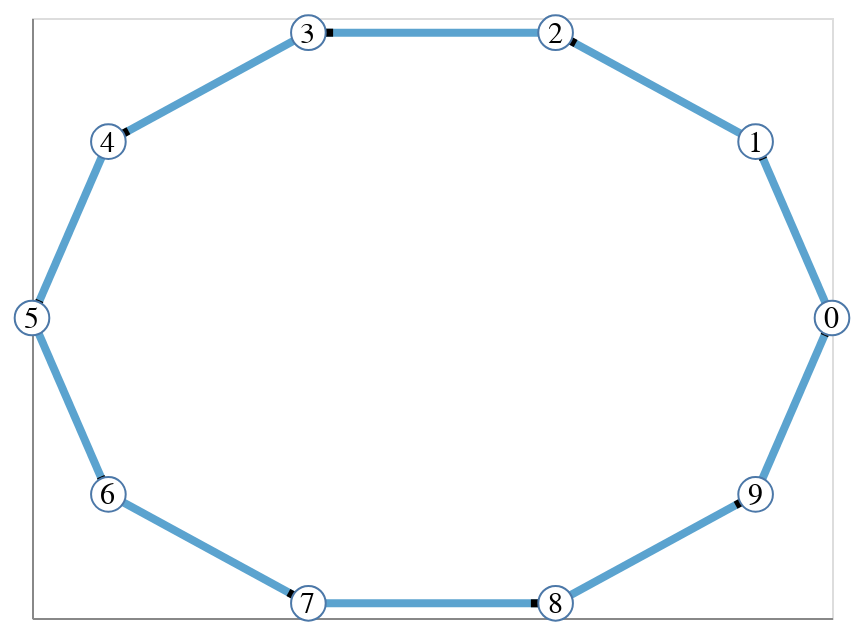

Here is the notebook cell this chart was saved with:
### Code cell
import networkx as nx
import nx_altair as nxa
def DGraph(G, pos=None):
  if not isinstance(G, nx.DiGraph):
    G = nx.DiGraph(G)

  if pos is None:
    pos = nx.drawing.layout.circular_layout(G)
  
  nx.set_node_attributes(G, {val: val for val in list(G.nodes)}, 'labels')
  return nxa.draw_networkx(G, pos, edge_color = 'weight', node_label='labels', 
                           node_color = 'white', width=4.0, arrow_width=4,
                           edge_tooltip=['source', 'target', 'weight'])

DGraph(cyclic(10))

### Figure 1 — Vega-Lite specification as saved in the notebook (floating-point values rounded to 4 significant figures)
{"config": {"view": {"continuousWidth": 400, "continuousHeight": 300}}, "layer": [{"data": {"name": "data-58de46887284df4d271b6ef98693568f"}, "mark": {"type": "line", "opacity": 1, "strokeWidth": 4.0}, "encoding": {"color": {"type": "quantitative", "field": "weight", "legend": null}, "detail": {"type": "quantitative", "field": "edge"}, "tooltip": [{"type": "quantitative", "field": "source"}, {"type": "quantitative", "field": "target"}, {"type": "quantitative", "field": "weight"}], "x": {"type": "quantitative", "axis": {"grid": false, "labels": false, "ticks": false, "title": ""}, "field": "x"}, "y": {"type": "quantitative", "axis": {"grid": false, "labels": false, "ticks": false, "title": ""}, "field": "y"}}}, {"data": {"name": "data-09ba4a1a0a15a734ef7840406ca50347"}, "mark": {"type": "line", "color": "black", "opacity": 1, "strokeWidth": 4}, "encoding": {"detail": {"type": "quantitative", "field": "edge"}, "tooltip": [{"type": "quantitative", "field": "source"}, {"type": "quantitative", "field": "target"}, {"type": "quantitative", "field": "weight"}], "x": {"type": "quantitative", "axis": {"grid": false, "labels": false, "ticks": false}, "field": "x"}, "y": {"type": "quantitative", "axis": {"grid": false, "labels": false, "ticks": false}, "field": "y"}}}, {"data": {"name": "data-369475e6cbbdd6e6dfe8846dddd9f0b1"}, "mark": {"type": "point", "fill": "white", "opacity": 1, "size": 300, "strokeWidth": 1.0}, "encoding": {"x": {"type": "quantitative", "axis": {"grid": false, "labels": false, "ticks": false}, "field": "x"}, "y": {"type": "quantitative", "axis": {"grid": false, "labels": false, "ticks": false}, "field": "y"}}}, {"data": {"name": "data-369475e6cbbdd6e6dfe8846dddd9f0b1"}, "mark": {"type": "text", "baseline": "middle", "fill": "black", "size": 15}, "encoding": {"text": {"type": "quantitative", "field": "labels"}, "x": {"type": "quantitative", "axis": {"grid": false, "labels": false, "ticks": false}, "field": "x"}, "y": {"type": "quantitative", "axis": {"grid": false, "labels": false, "ticks": false}, "field": "y"}}}], "$schema": "https://vega.github.io/schema/vega-lite/v4.8.1.json", "datasets": {"data-58de46887284df4d271b6ef98693568f": [{"source": 0, "edge": 0, "y": 1.47e-08, "x": 1.0, "pair": [0, 1], "target": 1, "weight": 1}, {"source": 0, "edge": 0, "y": 0.5878, "x": 0.809, "pair": [0, 1], "target": 1, "weight": 1}, {"source": 1, "edge": 1, "y": 0.5878, "x": 0.809, "pair": [1, 2], "target": 2, "weight": 1}, {"source": 1, "edge": 1, "y": 0.9511, "x": 0.309, "pair": [1, 2], "target": 2, "weight": 1}, {"source": 2, "edge": 2, "y": 0.9511, "x": 0.309, "pair": [2, 3], "target": 3, "weight": 1}, {"source": 2, "edge": 2, "y": 0.9511, "x": -0.309, "pair": [2, 3], "target": 3, "weight": 1}, {"source": 3, "edge": 3, "y": 0.9511, "x": -0.309, "pair": [3, 4], "target": 4, "weight": 1}, {"source": 3, "edge": 3, "y": 0.5878, "x": -0.809, "pair": [3, 4], "target": 4, "weight": 1}, {"source": 4, "edge": 4, "y": 0.5878, "x": -0.809, "pair": [4, 5], "target": 5, "weight": 1}, {"source": 4, "edge": 4, "y": -7.272e-08, "x": -1.0, "pair": [4, 5], "target": 5, "weight": 1}, {"source": 5, "edge": 5, "y": -7.272e-08, "x": -1.0, "pair": [5, 6], "target": 6, "weight": 1}, {"source": 5, "edge": 5, "y": -0.5878, "x": -0.809, "pair": [5, 6], "target": 6, "weight": 1}, {"source": 6, "edge": 6, "y": -0.5878, "x": -0.809, "pair": [6, 7], "target": 7, "weight": 1}, {"source": 6, "edge": 6, "y": -0.9511, "x": -0.309, "pair": [6, 7], "target": 7, "weight": 1}, {"source": 7, "edge": 7, "y": -0.9511, "x": -0.309, "pair": [7, 8], "target": 8, "weight": 1}, {"source": 7, "edge": 7, "y": -0.9511, "x": 0.309, "pair": [7, 8], "target": 8, "weight": 1}, {"source": 8, "edge": 8, "y": -0.9511, "x": 0.309, "pair": [8, 9], "target": 9, "weight": 1}, {"source": 8, "edge": 8, "y": -0.5878, "x": 0.809, "pair": [8, 9], "target": 9, "weight": 1}, {"source": 9, "edge": 9, "y": -0.5878, "x": 0.809, "pair": [9, 0], "target": 0, "weight": 1}, {"source": 9, "edge": 9, "y": 1.47e-08, "x": 1.0, "pair": [9, 0], "target": 0, "weight": 1}], "data-09ba4a1a0a15a734ef7840406ca50347": [{"source": 0, "edge": 0, "y": 0.5878, "x": 0.809, "pair": [0, 1], "target": 1, "weight": 1}, {"source": 0, "edge": 0, "y": 0.529, "x": 0.8281, "pair": [0, 1], "target": 1, "weight": 1}, {"source": 1, "edge": 1, "y": 0.9511, "x": 0.309, "pair": [1, 2], "target": 2, "weight": 1}, {"source": 1, "edge": 1, "y": 0.9147, "x": 0.359, "pair": [1, 2], "target": 2, "weight": 1}, {"source": 2, "edge": 2, "y": 0.9511, "x": -0.309, "pair": [2, 3], "target": 3, "weight": 1}, {"source": 2, "edge": 2, "y": 0.9511, "x": -0.2472, "pair": [2, 3], "target": 3, "weight": 1}, {"source": 3, "edge": 3, "y": 0.5878, "x": -0.809, "pair": [3, 4], "target": 4, "weight": 1}, {"source": 3, "edge": 3, "y": 0.6241, "x": -0.759, "pair": [3, 4], "target": 4, "weight": 1}, {"source": 4, "edge": 4, "y": -7.272e-08, "x": -1.0, "pair": [4, 5], "target": 5, "weight": 1}, {"source": 4, "edge": 4, "y": 0.05878, "x": -0.9809, "pair": [4, 5], "target": 5, "weight": 1}, {"source": 5, "edge": 5, "y": -0.5878, "x": -0.809, "pair": [5, 6], "target": 6, "weight": 1}, {"source": 5, "edge": 5, "y": -0.529, "x": -0.8281, "pair": [5, 6], "target": 6, "weight": 1}, {"source": 6, "edge": 6, "y": -0.9511, "x": -0.309, "pair": [6, 7], "target": 7, "weight": 1}, {"source": 6, "edge": 6, "y": -0.9147, "x": -0.359, "pair": [6, 7], "target": 7, "weight": 1}, {"source": 7, "edge": 7, "y": -0.9511, "x": 0.309, "pair": [7, 8], "target": 8, "weight": 1}, {"source": 7, "edge": 7, "y": -0.9511, "x": 0.2472, "pair": [7, 8], "target": 8, "weight": 1}, {"source": 8, "edge": 8, "y": -0.5878, "x": 0.809, "pair": [8, 9], "target": 9, "weight": 1}, {"source": 8, "edge": 8, "y": -0.6241, "x": 0.759, "pair": [8, 9], "target": 9, "weight": 1}, {"source": 9, "edge": 9, "y": 1.47e-08, "x": 1.0, "pair": [9, 0], "target": 0, "weight": 1}, {"source": 9, "edge": 9, "y": -0.05878, "x": 0.9809, "pair": [9, 0], "target": 0, "weight": 1}], "data-369475e6cbbdd6e6dfe8846dddd9f0b1": [{"y": 1.47e-08, "labels": 0.0, "x": 1.0}, {"y": 0.5878, "labels": 1.0, "x": 0.809}, {"y": 0.9511, "labels": 2.0, "x": 0.309}, {"y": 0.9511, "labels": 3.0, "x": -0.309}, {"y": 0.5878, "labels": 4.0, "x": -0.809}, {"y": -7.272e-08, "labels": 5.0, "x": -1.0}, {"y": -0.5878, "labels": 6.0, "x": -0.809}, {"y": -0.9511, "labels": 7.0, "x": -0.309}, {"y": -0.9511, "labels": 8.0, "x": 0.309}, {"y": -0.5878, "labels": 9.0, "x": 0.809}]}}
